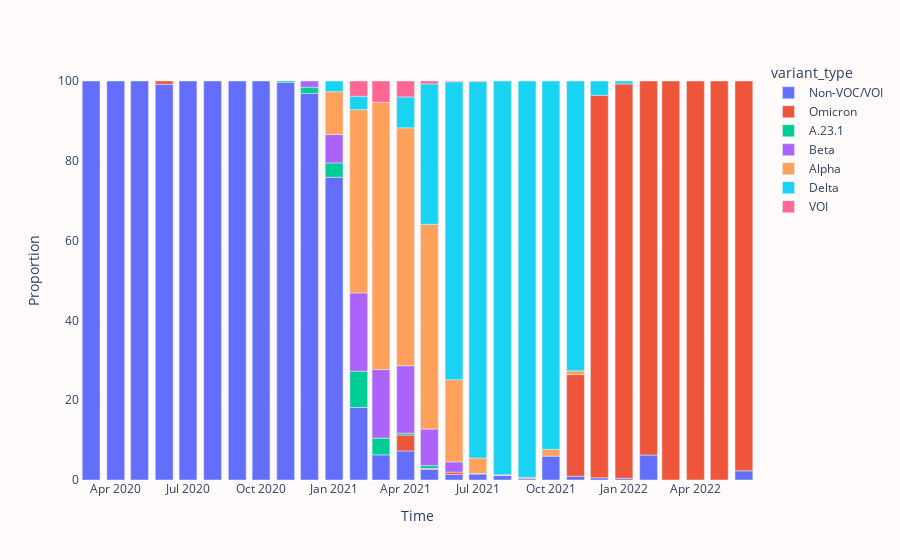

The cell this chart's notebook holds for it:
### Code cell
ps = Variants("percentage")

ps.variants_prevalence()

### Figure 1 — Plotly figure (JSON) as saved in the notebook; plotly's stock layout.template omitted (floating-point values rounded to 4 significant figures)
{"data": [{"alignmentgroup": "True", "hovertemplate": "variant_type=Non-VOC/VOI<br>months_period=%{x}<br>percentage=%{y}<extra></extra>", "legendgroup": "Non-VOC/VOI", "marker": {"color": "#636efa", "pattern": {"shape": ""}}, "name": "Non-VOC/VOI", "offsetgroup": "Non-VOC/VOI", "orientation": "v", "showlegend": true, "textposition": "auto", "type": "bar", "x": ["2020-03", "2020-04", "2020-05", "2020-06", "2020-07", "2020-08", "2020-09", "2020-10", "2020-11", "2020-12", "2021-01", "2021-02", "2021-03", "2021-04", "2021-05", "2021-06", "2021-07", "2021-08", "2021-09", "2021-10", "2021-11", "2021-12", "2022-01", "2022-02", "2022-06"], "xaxis": "x", "y": [100, 100, 100, 99.18, 100, 100, 100, 100, 99.66, 96.9, 75.89, 18.18, 6.298, 7.277, 2.651, 1.386, 1.488, 1.104, 0.3268, 5.983, 0.9434, 0.5402, 0.4438, 6.25, 2.293], "yaxis": "y"}, {"alignmentgroup": "True", "hovertemplate": "variant_type=Omicron<br>months_period=%{x}<br>percentage=%{y}<extra></extra>", "legendgroup": "Omicron", "marker": {"color": "#EF553B", "pattern": {"shape": ""}}, "name": "Omicron", "offsetgroup": "Omicron", "orientation": "v", "showlegend": true, "textposition": "auto", "type": "bar", "x": ["2020-06", "2021-04", "2021-05", "2021-06", "2021-11", "2021-12", "2022-01", "2022-02", "2022-03", "2022-04", "2022-05", "2022-06"], "xaxis": "x", "y": [0.8197, 3.991, 0.241, 0.5941, 25.47, 95.86, 98.82, 93.75, 100, 100, 100, 97.71], "yaxis": "y"}, {"alignmentgroup": "True", "hovertemplate": "variant_type=A.23.1<br>months_period=%{x}<br>percentage=%{y}<extra></extra>", "legendgroup": "A.23.1", "marker": {"color": "#00cc96", "pattern": {"shape": ""}}, "name": "A.23.1", "offsetgroup": "A.23.1", "orientation": "v", "showlegend": true, "textposition": "auto", "type": "bar", "x": ["2020-11", "2020-12", "2021-01", "2021-02", "2021-03", "2021-04", "2021-05"], "xaxis": "x", "y": [0.3431, 1.55, 3.571, 9.091, 4.198, 0.4695, 0.7229], "yaxis": "y"}, {"alignmentgroup": "True", "hovertemplate": "variant_type=Beta<br>months_period=%{x}<br>percentage=%{y}<extra></extra>", "legendgroup": "Beta", "marker": {"color": "#ab63fa", "pattern": {"shape": ""}}, "name": "Beta", "offsetgroup": "Beta", "orientation": "v", "showlegend": true, "textposition": "auto", "type": "bar", "x": ["2020-12", "2021-01", "2021-02", "2021-03", "2021-04", "2021-05", "2021-06", "2021-07"], "xaxis": "x", "y": [1.55, 7.143, 19.62, 17.18, 16.9, 9.157, 2.574, 0.1488], "yaxis": "y"}, {"alignmentgroup": "True", "hovertemplate": "variant_type=Alpha<br>months_period=%{x}<br>percentage=%{y}<extra></extra>", "legendgroup": "Alpha", "marker": {"color": "#FFA15A", "pattern": {"shape": ""}}, "name": "Alpha", "offsetgroup": "Alpha", "orientation": "v", "showlegend": true, "textposition": "auto", "type": "bar", "x": ["2021-01", "2021-02", "2021-03", "2021-04", "2021-05", "2021-06", "2021-07", "2021-08", "2021-09", "2021-10", "2021-11"], "xaxis": "x", "y": [10.71, 45.93, 66.98, 59.62, 51.33, 20.59, 3.869, 0.2208, 0.3268, 1.709, 0.9434], "yaxis": "y"}, {"alignmentgroup": "True", "hovertemplate": "variant_type=Delta<br>months_period=%{x}<br>percentage=%{y}<extra></extra>", "legendgroup": "Delta", "marker": {"color": "#19d3f3", "pattern": {"shape": ""}}, "name": "Delta", "offsetgroup": "Delta", "orientation": "v", "showlegend": true, "textposition": "auto", "type": "bar", "x": ["2021-01", "2021-02", "2021-04", "2021-05", "2021-06", "2021-07", "2021-08", "2021-09", "2021-10", "2021-11", "2021-12", "2022-01"], "xaxis": "x", "y": [2.679, 3.349, 7.746, 35.18, 74.65, 94.35, 98.68, 99.35, 92.31, 72.64, 3.601, 0.7396], "yaxis": "y"}, {"alignmentgroup": "True", "hovertemplate": "variant_type=VOI<br>months_period=%{x}<br>percentage=%{y}<extra></extra>", "legendgroup": "VOI", "marker": {"color": "#FF6692", "pattern": {"shape": ""}}, "name": "VOI", "offsetgroup": "VOI", "orientation": "v", "showlegend": true, "textposition": "auto", "type": "bar", "x": ["2021-02", "2021-03", "2021-04", "2021-05", "2021-06", "2021-07"], "xaxis": "x", "y": [3.828, 5.344, 3.991, 0.7229, 0.198, 0.1488], "yaxis": "y"}], "layout": {"barmode": "relative", "legend": {"title": {"text": "variant_type"}, "tracegroupgap": 0}, "margin": {"t": 60}, "paper_bgcolor": "#FFFAFA", "plot_bgcolor": "#FFFAFA", "xaxis": {"anchor": "y", "domain": [0, 1], "title": {"text": "Time"}}, "yaxis": {"anchor": "x", "domain": [0, 1], "title": {"text": "Proportion"}}}}
